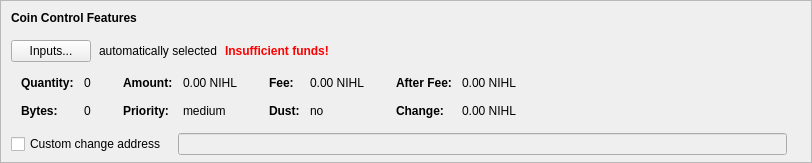
    <widget class="QFrame" name="frameCoinControl">
     <property name="sizePolicy">
      <sizepolicy hsizetype="Expanding" vsizetype="Expanding">
       <horstretch>0</horstretch>
       <verstretch>0</verstretch>
      </sizepolicy>
     </property>
     <property name="maximumSize">
      <size>
       <width>16777215</width>
       <height>16777215</height>
      </size>
     </property>
     <property name="frameShape">
      <enum>QFrame::StyledPanel</enum>
     </property>
     <property name="frameShadow">
      <enum>QFrame::Sunken</enum>
     </property>
     <layout class="QVBoxLayout" name="verticalLayoutCoinControl2">
      <property name="spacing">
       <number>0</number>
      </property>
      <property name="leftMargin">
       <number>0</number>
      </property>
      <property name="topMargin">
       <number>0</number>
      </property>
      <property name="rightMargin">
       <number>0</number>
      </property>
      <property name="bottomMargin">
       <number>6</number>
      </property>
      <item>
       <layout class="QVBoxLayout" name="verticalLayoutCoinControl" stretch="0,0,0,0,1">
        <property name="spacing">
         <number>0</number>
        </property>
        <property name="leftMargin">
         <number>10</number>
        </property>
        <property name="topMargin">
         <number>10</number>
        </property>
        <item>
         <layout class="QHBoxLayout" name="horizontalLayoutCoinControl1">
          <property name="bottomMargin">
           <number>15</number>
          </property>
          <item>
           <widget class="QLabel" name="labelCoinControlFeatures">
            <property name="sizePolicy">
             <sizepolicy hsizetype="Preferred" vsizetype="Maximum">
              <horstretch>0</horstretch>
              <verstretch>0</verstretch>
             </sizepolicy>
            </property>
            <property name="font">
             <font>
              <weight>75</weight>
              <bold>true</bold>
             </font>
            </property>
            <property name="styleSheet">
             <string notr="true">font-weight:bold;</string>
            </property>
            <property name="text">
             <string>Coin Control Features</string>
            </property>
           </widget>
          </item>
         </layout>
        </item>
        <item>
         <layout class="QHBoxLayout" name="horizontalLayoutCoinControl2" stretch="0,0,0,0">
          <property name="spacing">
           <number>8</number>
          </property>
          <property name="bottomMargin">
           <number>10</number>
          </property>
          <item>
           <widget class="QPushButton" name="pushButtonCoinControl">
            <property name="styleSheet">
             <string notr="true"/>
            </property>
            <property name="text">
             <string>Inputs...</string>
            </property>
            <property name="autoDefault">
             <bool>false</bool>
            </property>
           </widget>
          </item>
          <item>
           <widget class="QLabel" name="labelCoinControlAutomaticallySelected">
            <property name="text">
             <string>automatically selected</string>
            </property>
            <property name="margin">
             <number>5</number>
            </property>
           </widget>
          </item>
          <item>
           <widget class="QLabel" name="labelCoinControlInsuffFunds">
            <property name="font">
             <font>
              <weight>75</weight>
              <bold>true</bold>
             </font>
            </property>
            <property name="styleSheet">
             <string notr="true">color:red;font-weight:bold;</string>
            </property>
            <property name="text">
             <string>Insufficient funds!</string>
            </property>
            <property name="margin">
             <number>5</number>
            </property>
           </widget>
          </item>
          <item>
           <spacer name="horizontalSpacerCoinControl">
            <property name="orientation">
             <enum>Qt::Horizontal</enum>
            </property>
            <property name="sizeHint" stdset="0">
             <size>
              <width>40</width>
              <height>1</height>
             </size>
            </property>
           </spacer>
          </item>
         </layout>
        </item>
        <item>
         <widget class="QWidget" name="widgetCoinControl" native="true">
          <property name="sizePolicy">
           <sizepolicy hsizetype="Preferred" vsizetype="Preferred">
            <horstretch>0</horstretch>
            <verstretch>0</verstretch>
           </sizepolicy>
          </property>
          <property name="minimumSize">
           <size>
            <width>0</width>
            <height>0</height>
           </size>
          </property>
          <property name="styleSheet">
           <string notr="true"/>
          </property>
          <layout class="QHBoxLayout" name="horizontalLayoutCoinControl5">
           <property name="leftMargin">
            <number>0</number>
           </property>
           <property name="topMargin">
            <number>0</number>
           </property>
           <property name="rightMargin">
            <number>0</number>
           </property>
           <property name="bottomMargin">
            <number>0</number>
           </property>
           <item>
            <layout class="QHBoxLayout" name="horizontalLayoutCoinControl3" stretch="0,0,0,1">
             <property name="spacing">
              <number>20</number>
             </property>
             <property name="topMargin">
              <number>0</number>
             </property>
             <property name="bottomMargin">
              <number>10</number>
             </property>
             <item>
              <layout class="QFormLayout" name="formLayoutCoinControl1">
               <property name="horizontalSpacing">
                <number>10</number>
               </property>
               <property name="verticalSpacing">
                <number>14</number>
               </property>
               <property name="leftMargin">
                <number>10</number>
               </property>
               <property name="topMargin">
                <number>4</number>
               </property>
               <property name="rightMargin">
                <number>6</number>
               </property>
               <item row="0" column="0">
                <widget class="QLabel" name="labelCoinControlQuantityText">
                 <property name="font">
                  <font>
                   <weight>75</weight>
                   <bold>true</bold>
                  </font>
                 </property>
                 <property name="text">
                  <string>Quantity:</string>
                 </property>
                 <property name="margin">
                  <number>0</number>
                 </property>
                </widget>
               </item>
               <item row="0" column="1">
                <widget class="QLabel" name="labelCoinControlQuantity">
                 <property name="cursor">
                  <cursorShape>IBeamCursor</cursorShape>
                 </property>
                 <property name="contextMenuPolicy">
                  <enum>Qt::ActionsContextMenu</enum>
                 </property>
                 <property name="text">
                  <string notr="true">0</string>
                 </property>
                 <property name="margin">
                  <number>0</number>
                 </property>
                 <property name="textInteractionFlags">
                  <set>Qt::LinksAccessibleByMouse|Qt::TextSelectableByKeyboard|Qt::TextSelectableByMouse</set>
                 </property>
                </widget>
               </item>
               <item row="1" column="0">
                <widget class="QLabel" name="labelCoinControlBytesText">
                 <property name="font">
                  <font>
                   <weight>75</weight>
                   <bold>true</bold>
                  </font>
                 </property>
                 <property name="text">
                  <string>Bytes:</string>
                 </property>
                </widget>
               </item>
               <item row="1" column="1">
                <widget class="QLabel" name="labelCoinControlBytes">
                 <property name="cursor">
                  <cursorShape>IBeamCursor</cursorShape>
                 </property>
                 <property name="contextMenuPolicy">
                  <enum>Qt::ActionsContextMenu</enum>
                 </property>
                 <property name="text">
                  <string notr="true">0</string>
                 </property>
                 <property name="textInteractionFlags">
                  <set>Qt::LinksAccessibleByMouse|Qt::TextSelectableByKeyboard|Qt::TextSelectableByMouse</set>
                 </property>
                </widget>
               </item>
              </layout>
             </item>
             <item>
              <layout class="QFormLayout" name="formLayoutCoinControl2">
               <property name="horizontalSpacing">
                <number>10</number>
               </property>
               <property name="verticalSpacing">
                <number>14</number>
               </property>
               <property name="leftMargin">
                <number>6</number>
               </property>
               <property name="topMargin">
                <number>4</number>
               </property>
               <property name="rightMargin">
                <number>6</number>
               </property>
               <item row="0" column="0">
                <widget class="QLabel" name="labelCoinControlAmountText">
                 <property name="font">
                  <font>
                   <weight>75</weight>
                   <bold>true</bold>
                  </font>
                 </property>
                 <property name="text">
                  <string>Amount:</string>
                 </property>
                 <property name="margin">
                  <number>0</number>
                 </property>
                </widget>
               </item>
               <item row="0" column="1">
                <widget class="QLabel" name="labelCoinControlAmount">
                 <property name="cursor">
                  <cursorShape>IBeamCursor</cursorShape>
                 </property>
                 <property name="contextMenuPolicy">
                  <enum>Qt::ActionsContextMenu</enum>
                 </property>
                 <property name="text">
                  <string notr="true">0.00 NIHL</string>
                 </property>
                 <property name="textInteractionFlags">
                  <set>Qt::LinksAccessibleByMouse|Qt::TextSelectableByKeyboard|Qt::TextSelectableByMouse</set>
                 </property>
                </widget>
               </item>
               <item row="1" column="0">
                <widget class="QLabel" name="labelCoinControlPriorityText">
                 <property name="font">
                  <font>
                   <weight>75</weight>
                   <bold>true</bold>
                  </font>
                 </property>
                 <property name="text">
                  <string>Priority:</string>
                 </property>
                </widget>
               </item>
               <item row="1" column="1">
                <widget class="QLabel" name="labelCoinControlPriority">
                 <property name="cursor">
                  <cursorShape>IBeamCursor</cursorShape>
                 </property>
                 <property name="contextMenuPolicy">
                  <enum>Qt::ActionsContextMenu</enum>
                 </property>
                 <property name="text">
                  <string>medium</string>
                 </property>
                 <property name="textInteractionFlags">
                  <set>Qt::LinksAccessibleByMouse|Qt::TextSelectableByKeyboard|Qt::TextSelectableByMouse</set>
                 </property>
                </widget>
               </item>
              </layout>
             </item>
             <item>
              <layout class="QFormLayout" name="formLayoutCoinControl3">
               <property name="horizontalSpacing">
                <number>10</number>
               </property>
               <property name="verticalSpacing">
                <number>14</number>
               </property>
               <property name="leftMargin">
                <number>6</number>
               </property>
               <property name="topMargin">
                <number>4</number>
               </property>
               <property name="rightMargin">
                <number>6</number>
               </property>
               <item row="0" column="0">
                <widget class="QLabel" name="labelCoinControlFeeText">
                 <property name="font">
                  <font>
                   <weight>75</weight>
                   <bold>true</bold>
                  </font>
                 </property>
                 <property name="text">
                  <string>Fee:</string>
                 </property>
                 <property name="margin">
                  <number>0</number>
                 </property>
                </widget>
               </item>
               <item row="0" column="1">
                <widget class="QLabel" name="labelCoinControlFee">
                 <property name="cursor">
                  <cursorShape>IBeamCursor</cursorShape>
                 </property>
                 <property name="contextMenuPolicy">
                  <enum>Qt::ActionsContextMenu</enum>
                 </property>
                 <property name="text">
                  <string notr="true">0.00 NIHL</string>
                 </property>
                 <property name="textInteractionFlags">
                  <set>Qt::LinksAccessibleByMouse|Qt::TextSelectableByKeyboard|Qt::TextSelectableByMouse</set>
                 </property>
                </widget>
               </item>
               <item row="1" column="0">
                <widget class="QLabel" name="labelCoinControlLowOutputText">
                 <property name="font">
                  <font>
                   <weight>75</weight>
                   <bold>true</bold>
                  </font>
                 </property>
                 <property name="text">
                  <string>Dust:</string>
                 </property>
                </widget>
               </item>
               <item row="1" column="1">
                <widget class="QLabel" name="labelCoinControlLowOutput">
                 <property name="cursor">
                  <cursorShape>IBeamCursor</cursorShape>
                 </property>
                 <property name="contextMenuPolicy">
                  <enum>Qt::ActionsContextMenu</enum>
                 </property>
                 <property name="text">
                  <string>no</string>
                 </property>
                 <property name="textInteractionFlags">
                  <set>Qt::LinksAccessibleByMouse|Qt::TextSelectableByKeyboard|Qt::TextSelectableByMouse</set>
                 </property>
                </widget>
               </item>
              </layout>
             </item>
             <item>
              <layout class="QFormLayout" name="formLayoutCoinControl4">
               <property name="horizontalSpacing">
                <number>10</number>
               </property>
               <property name="verticalSpacing">
                <number>14</number>
               </property>
               <property name="leftMargin">
                <number>6</number>
               </property>
               <property name="topMargin">
                <number>4</number>
               </property>
               <property name="rightMargin">
                <number>6</number>
               </property>
               <item row="0" column="0">
                <widget class="QLabel" name="labelCoinControlAfterFeeText">
                 <property name="font">
                  <font>
                   <weight>75</weight>
                   <bold>true</bold>
                  </font>
                 </property>
                 <property name="text">
                  <string>After Fee:</string>
                 </property>
                 <property name="margin">
                  <number>0</number>
                 </property>
                </widget>
               </item>
               <item row="0" column="1">
                <widget class="QLabel" name="labelCoinControlAfterFee">
                 <property name="cursor">
                  <cursorShape>IBeamCursor</cursorShape>
                 </property>
                 <property name="contextMenuPolicy">
                  <enum>Qt::ActionsContextMenu</enum>
                 </property>
                 <property name="text">
                  <string notr="true">0.00 NIHL</string>
                 </property>
                 <property name="textInteractionFlags">
                  <set>Qt::LinksAccessibleByMouse|Qt::TextSelectableByKeyboard|Qt::TextSelectableByMouse</set>
                 </property>
                </widget>
               </item>
               <item row="1" column="0">
                <widget class="QLabel" name="labelCoinControlChangeText">
                 <property name="font">
                  <font>
                   <weight>75</weight>
                   <bold>true</bold>
                  </font>
                 </property>
                 <property name="text">
                  <string>Change:</string>
                 </property>
                </widget>
               </item>
               <item row="1" column="1">
                <widget class="QLabel" name="labelCoinControlChange">
                 <property name="cursor">
                  <cursorShape>IBeamCursor</cursorShape>
                 </property>
                 <property name="contextMenuPolicy">
                  <enum>Qt::ActionsContextMenu</enum>
                 </property>
                 <property name="text">
                  <string notr="true">0.00 NIHL</string>
                 </property>
                 <property name="textInteractionFlags">
                  <set>Qt::LinksAccessibleByMouse|Qt::TextSelectableByKeyboard|Qt::TextSelectableByMouse</set>
                 </property>
                </widget>
               </item>
              </layout>
             </item>
            </layout>
           </item>
          </layout>
         </widget>
        </item>
        <item>
         <layout class="QHBoxLayout" name="horizontalLayoutCoinControl4" stretch="0,0,0">
          <property name="spacing">
           <number>12</number>
          </property>
          <property name="sizeConstraint">
           <enum>QLayout::SetDefaultConstraint</enum>
          </property>
          <property name="topMargin">
           <number>5</number>
          </property>
          <property name="rightMargin">
           <number>5</number>
          </property>
          <item>
           <widget class="QCheckBox" name="checkBoxCoinControlChange">
            <property name="toolTip">
             <string>If this is activated, but the change address is empty or invalid, change will be sent to a newly generated address.</string>
            </property>
            <property name="text">
             <string>Custom change address</string>
            </property>
           </widget>
          </item>
          <item>
           <widget class="QValidatedLineEdit" name="lineEditCoinControlChange">
            <property name="enabled">
             <bool>false</bool>
            </property>
            <property name="sizePolicy">
             <sizepolicy hsizetype="Expanding" vsizetype="Fixed">
              <horstretch>0</horstretch>
              <verstretch>0</verstretch>
             </sizepolicy>
            </property>
           </widget>
          </item>
          <item>
           <widget class="QLabel" name="labelCoinControlChangeLabel">
            <property name="sizePolicy">
             <sizepolicy hsizetype="Preferred" vsizetype="Expanding">
              <horstretch>0</horstretch>
              <verstretch>0</verstretch>
             </sizepolicy>
            </property>
            <property name="minimumSize">
             <size>
              <width>0</width>
              <height>0</height>
             </size>
            </property>
            <property name="text">
             <string/>
            </property>
            <property name="margin">
             <number>3</number>
            </property>
           </widget>
          </item>
         </layout>
        </item>
        <item>
         <spacer name="verticalSpacerCoinControl">
          <property name="orientation">
           <enum>Qt::Vertical</enum>
          </property>
          <property name="sizeHint" stdset="0">
           <size>
            <width>800</width>
            <height>1</height>
           </size>
          </property>
         </spacer>
        </item>
       </layout>
      </item>
     </layout>
    </widget>
